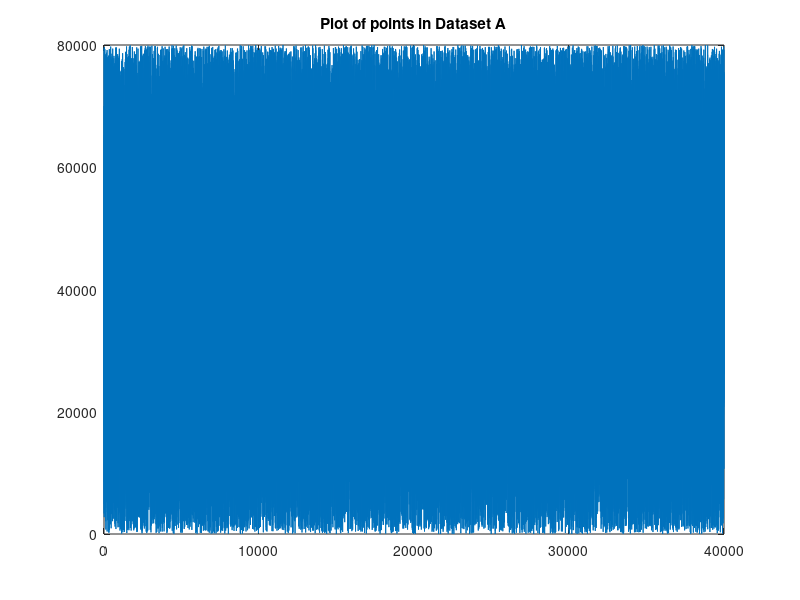
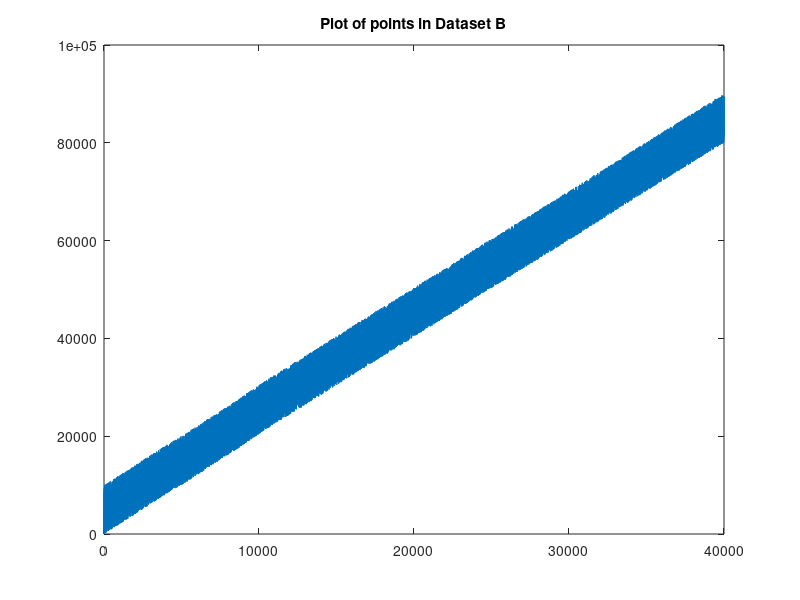

MATLAB code to generate these figures, in order:
SetA = importdata("dataSetA.csv");
SetB = importdata("dataSetB.csv");

figure(1)
plot(SetA)
title("Plot of points in Dataset A")
figure(2)
plot(SetB)
title("Plot of points in Dataset B")